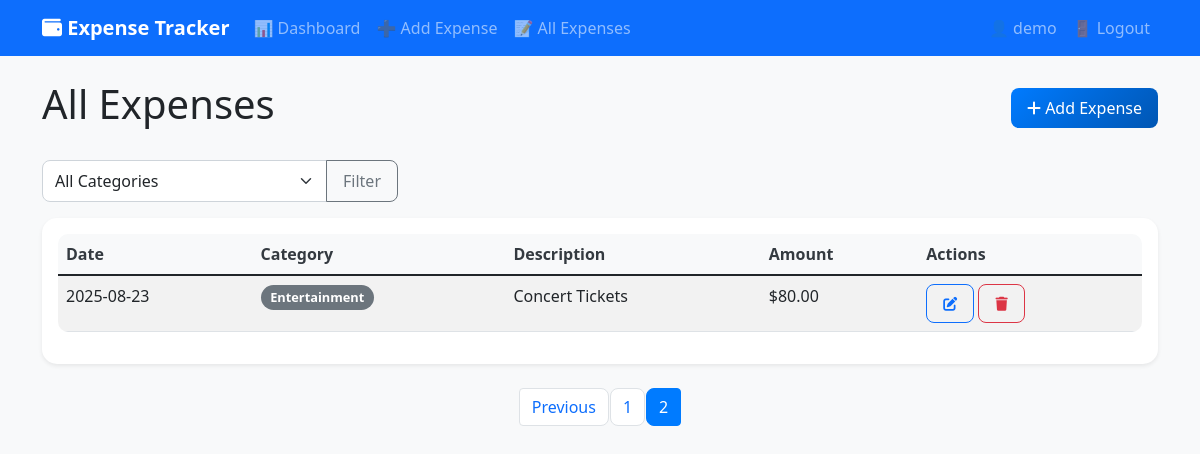
/expenses?page=2&category= (signed in), run on the app's committed database.
### models.py (models this page shows, shortened)
class User(UserMixin, db.Model):
    id = db.Column(db.Integer, primary_key=True)
    username = db.Column(db.String(80), unique=True, nullable=False)
    email = db.Column(db.String(120), unique=True, nullable=False)
    password_hash = db.Column(db.String(128))
    expenses = db.relationship('Expense', backref='user', lazy=True)
    created_at = db.Column(db.DateTime, default=datetime.utcnow)

class Expense(db.Model):
    id = db.Column(db.Integer, primary_key=True)
    amount = db.Column(db.Float, nullable=False)
    category = db.Column(db.String(50), db.ForeignKey('category.name'), nullable=False)
    description = db.Column(db.String(200), nullable=True)
    date = db.Column(db.Date, nullable=False)
    created_at = db.Column(db.DateTime, default=datetime.utcnow)
    user_id = db.Column(db.Integer, db.ForeignKey('user.id'), nullable=False)
    category_info = db.relationship('Category', backref=db.backref('expenses', lazy=True))
    def format_date(self):
        try:
            if isinstance(self.date, (datetime, date)):
                return self.date.strftime('%Y-%m-%d')
            elif isinstance(self.date, str):
                return self.date
            return str(self.date)
        except Exception as e:
            print(f"Error formatting date: {e}")
            return str(self.date)

### app.py (the view)
@app.route('/expenses')
@login_required
def expenses():
    page = request.args.get('page', 1, type=int)
    category_filter = request.args.get('category', '')
    query = Expense.query.filter_by(user_id=current_user.id)
    if category_filter:
        query = query.filter(Expense.category == category_filter)
    expenses = query.order_by(Expense.date.desc()).paginate(
        page=page, per_page=20, error_out=False
    )
    categories = [choice[0] for choice in ExpenseForm().category.choices]
    return render_template('expenses.html',
                         expenses=expenses,
                         categories=categories,
                         current_category=category_filter)

### forms.py
class ExpenseForm(FlaskForm):
    amount = FloatField('Amount', validators=[
        DataRequired(message='Amount is required'),
        NumberRange(min=0.01, message='Amount must be greater than 0')
    ])
    category = SelectField('Category', validators=[DataRequired()])
    def __init__(self, *args, **kwargs):
        super(ExpenseForm, self).__init__(*args, **kwargs)
        from models import Category
        self.category.choices = [(c.name, c.name) for c in Category.query.order_by(Category.name).all()]
    description = TextAreaField('Description', validators=[
        Length(max=200, message='Description must be less than 200 characters')
    ])
    date = DateField('Date', validators=[DataRequired()], default=date.today)

### templates/expenses.html (shortened to what this page needs)
{% extends "base.html" %}
{% block content %}
<div class="d-flex justify-content-between align-items-center mb-4">
    <h1>All Expenses</h1>
    <a href="{{ url_for('add_expense') }}" class="btn btn-primary">
        <i class="fas fa-plus"></i> Add Expense
    </a>
</div>
<div class="row mb-3">
    <div class="col-md-4">
        <form method="GET">
            <div class="input-group">
                <select name="category" class="form-select">
                    <option value="">All Categories</option>
                </select>
                <button class="btn btn-outline-secondary" type="submit">Filter</button>
            </div>
        </form>
    </div>
</div>
{% if expenses.items %}
<div class="card">
    <div class="card-body">
        <div class="table-responsive">
            <table class="table table-striped">
                <thead>
                    <tr>
                        <th>Date</th>
                        <th>Category</th>
                        <th>Description</th>
                        <th>Amount</th>
                        <th>Actions</th>
                    </tr>
                </thead>
                <tbody>
                    {% for expense in expenses.items %}
                    <tr>
                        <td>{{ expense.format_date() }}</td>
                        <td><span class="badge bg-secondary">{{ expense.category }}</span></td>
                        <td>{{ expense.description or '-' }}</td>
                        <td>${{ "%.2f"|format(expense.amount) }}</td>
                        <td>
                            <a href="{{ url_for('edit_expense', id=expense.id) }}" class="btn btn-sm btn-outline-primary">
                                <i class="fas fa-edit"></i>
                            </a>
                            <form method="POST" action="{{ url_for('delete_expense', id=expense.id) }}"
                                  style="display: inline;" onsubmit="return confirm('Are you sure?')">
                                <button type="submit" class="btn btn-sm btn-outline-danger">
                                    <i class="fas fa-trash"></i>
                                </button>
                            </form>
                        </td>
                    </tr>
                    {% endfor %}
                </tbody>
            </table>
        </div>
    </div>
</div>
{% if expenses.pages > 1 %}
<nav aria-label="Expenses pagination">
    <ul class="pagination justify-content-center mt-4">
        {% if expenses.has_prev %}
            <li class="page-item">
                <a class="page-link" href="{{ url_for('expenses', page=expenses.prev_num, category=current_category) }}">Previous</a>
            </li>
        {% endif %}
        {% for page_num in expenses.iter_pages() %}
            {% if page_num %}
                {% if page_num != expenses.page %}
                    <li class="page-item">
                        <a class="page-link" href="{{ url_for('expenses', page=page_num, category=current_category) }}">{{ page_num }}</a>
                    </li>
                {% else %}
                    <li class="page-item active">
                        <span class="page-link">{{ page_num }}</span>
                    </li>
                {% endif %}
            {% endif %}
        {% endfor %}
    </ul>
</nav>
{% endif %}
{% endif %}
{% endblock %}

### templates/base.html (shortened to what this page needs)
<!DOCTYPE html>
<html lang="en">
<head>
    <link href="https://cdn.jsdelivr.net/npm/bootstrap@5.1.3/dist/css/bootstrap.min.css" rel="stylesheet">
    <link href="https://cdnjs.cloudflare.com/ajax/libs/font-awesome/6.0.0/css/all.min.css" rel="stylesheet">
    <link href="{{ url_for('static', filename='css/style.css') }}" rel="stylesheet">
</head>
<body>
    <nav class="navbar navbar-expand-lg navbar-dark bg-primary">
        <div class="container">
            <a class="navbar-brand" href="{{ url_for('dashboard') }}">
                <i class="fas fa-wallet"></i> Expense Tracker
            </a>
            <div class="collapse navbar-collapse" id="navbarNav">
                            <ul class="navbar-nav me-auto">
                {% if current_user.is_authenticated %}
                <li class="nav-item">
                    <a class="nav-link" href="{{ url_for('dashboard') }}">📊 Dashboard</a>
                </li>
                <li class="nav-item">
                    <a class="nav-link" href="{{ url_for('add_expense') }}">➕ Add Expense</a>
                </li>
                <li class="nav-item">
                    <a class="nav-link" href="{{ url_for('expenses') }}">📝 All Expenses</a>
                </li>
                {% endif %}
            </ul>
            <ul class="navbar-nav">
                {% if current_user.is_authenticated %}
                <li class="nav-item">
                    <span class="nav-link">👤 {{ current_user.username }}</span>
                </li>
                <li class="nav-item">
                    <a class="nav-link" href="{{ url_for('logout') }}">🚪 Logout</a>
                </li>
                {% endif %}
            </ul>
            </div>
        </div>
    </nav>
    <div class="container mt-4">
        {% block content %}{% endblock %}
    </div>
</body>
</html>

### static/css/style.css (style rules this page uses)
:root { --primary-color: #007bff; --success-color: #28a745; --info-color: #17a2b8; --warning-color: #ffc107; --danger-color: #dc3545; --dark-color: #343a40; --light-color: #f8f9fa; }
body { background-color: var(--light-color); font-family: 'Segoe UI', Tahoma, Geneva, Verdana, sans-serif; }
.navbar-brand { font-weight: bold; }
.card { border: none; border-radius: 15px; box-shadow: 0 0.125rem 0.25rem rgba(0, 0, 0, 0.075); transition: box-shadow 0.15s ease-in-out; }
.btn { border-radius: 8px; font-weight: 500; padding: 0.5rem 1rem; }
.btn-primary { background: linear-gradient(135deg, #007bff, #0056b3); border: none; }
.table { border-radius: 10px; overflow: hidden; }
.table th { background-color: var(--light-color); border-top: none; font-weight: 600; color: var(--dark-color); }
.badge { font-size: 0.8em; padding: 0.5em 0.75em; border-radius: 20px; }
.form-control, .form-select { border-radius: 8px; border: 1px solid #ced4da; transition: border-color 0.15s ease-in-out, box-shadow 0.15s ease-in-out; }
.pagination .page-link { border-radius: 8px; margin: 0 2px; border: 1px solid #dee2e6; }
.pagination .page-item.active .page-link { background-color: var(--primary-color); border-color: var(--primary-color); }

### data on the page
User: username "demo"
Expense: format_date "2025-08-23", category "Entertainment", description "Concert Tickets", amount "80.00"

### other printed values
{{ page_num }} "1"
{{ page_num }} "2"
